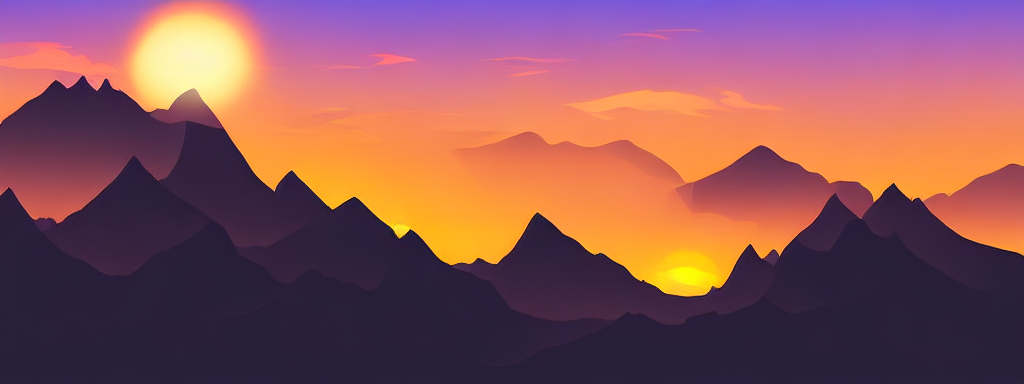
#> input picture stable-diffusion/assets/txt2img-convsample.png, 1024 x 384 px
$ python post_process.py ../assets/txt2img-convsample.png ../assets/a-painting-of-a-fire.png ../assets/a-painting-of-a-fire.png
#> lines starting #> are read from the running program, lines starting #| are printed output that depends on the picture
from PIL import __version__ as PILLOW_VERSION, Image
import sys

def split_image(input_path: str, out1_path: str, out2_path: str) -> None:
    """
    Open an image, print its dimensions, split it horizontally into two equal parts,
    and save each part to the specified output paths.
    """
#> called with input_path = '../assets/txt2img-convsample.png', out1_path = '../assets/a-painting-of-a-fire.png', out2_path = '../assets/a-painting-of-a-fire.png'
    # Load image
    img = Image.open(input_path)
#> img is the input picture: PIL image 1024x384 RGB; mean R, G, B 138.9, 84.2, 91.4

    # Get dimensions
    width, height = img.size
#> width = 1024; height = 384
    print(f"Image size: {width} x {height}")
#| Image size: 1024 x 384

    # Compute midpoint for horizontal split
    mid = width // 2
#> mid = 512

    # Crop left and right halves
    left = img.crop((0, 0, mid, height))
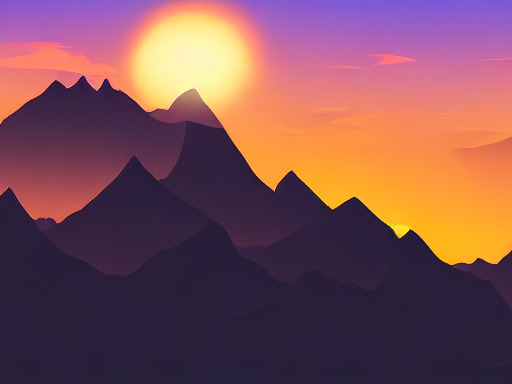
#> left: PIL image 512x384 RGB; mean R, G, B 126.9, 80.1, 87.3
    right = img.crop((mid, 0, width, height))
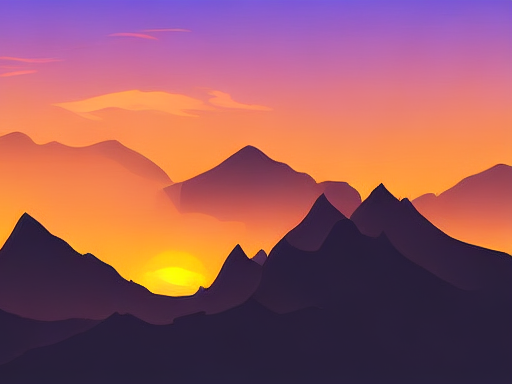
#> right: PIL image 512x384 RGB; mean R, G, B 151, 88.3, 95.4

    # Save each half
    left.save(out1_path)
    right.save(out2_path)

if __name__ == "__main__":

    # Expect: python post_process.py <input_image> <output_left> <output_right>
    if len(sys.argv) != 4:
        print("Usage: python split.py <input_image> <output_left> <output_right>")
        sys.exit(1)

    input_image, output_left, output_right = sys.argv[1], sys.argv[2], sys.argv[3]
    split_image(input_image, output_left, output_right)
